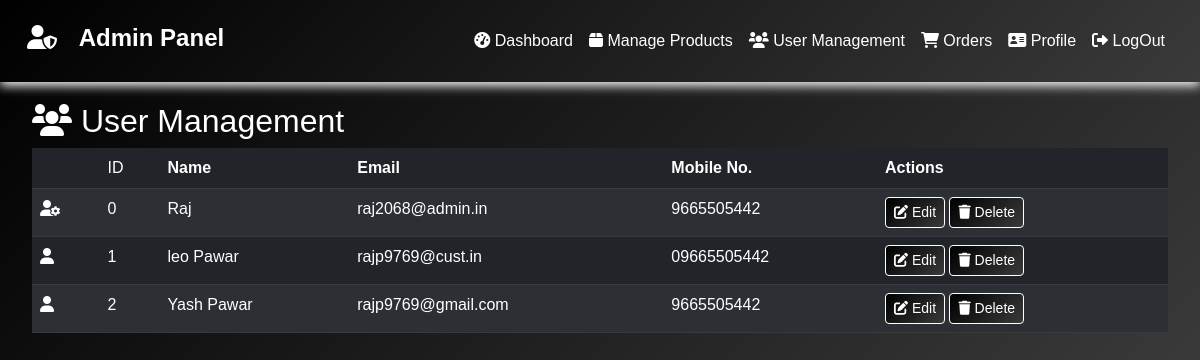
Page /usermanage/ on the earlier database version.
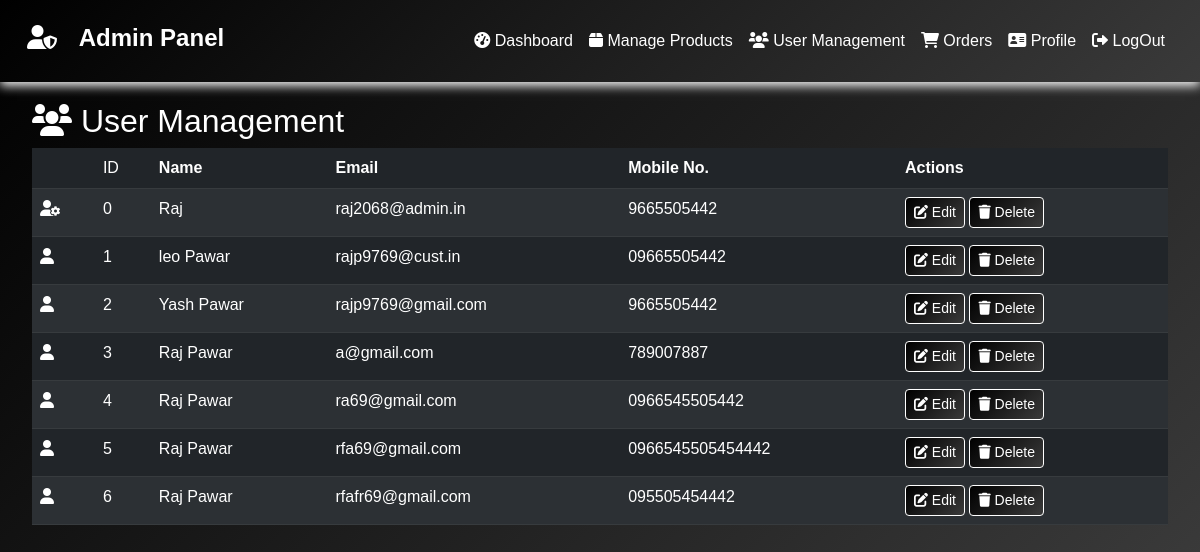
Same page on the later database version.
### RevApp/models.py (models this page shows)
class AdminModel(models.Model):
    adminEmailId=models.CharField(max_length=100,primary_key=True)
    adminPassword=models.CharField(max_length=100,null=False)
    adminName=models.CharField(max_length=100)
    adminPhoneno=models.CharField(max_length=20,null=False)

class UserModel(models.Model):
    FirstName=models.CharField(max_length=100,null=False)
    LastName=models.CharField(max_length=100,null=False)
    EmailId=models.CharField(max_length=100,null=False,primary_key=True)
    PhoneNo=models.CharField(max_length=100,null=False,unique=True)
    Password=models.CharField(max_length=100,null=False)
    DOB=models.CharField(max_length=100,null=False)
    Gender=models.CharField(max_length=100,null=False)
    StreetAddress=models.CharField(max_length=100,null=False)
    City=models.CharField(max_length=100,null=False)
    State=models.CharField(max_length=100,null=False)
    Country=models.CharField(max_length=100)
    PinCode=models.CharField(max_length=100,null=False)

### RevApp/views.py (the view)
# urls.py: path('usermanage/', views.usermanage, name='usermanage'),
def usermanage(request):
    user=UserModel.objects.all()
    admin=AdminModel.objects.all()
    return render(request,'usermanage.html',{'user':user,'admin':admin})

### template/usermanage.html
{% extends 'AdminBase.html' %}
{% load static %}
{% block container %}
    <div class="container-fluid">
            <main class="content">
                <h2><i class="fas fa-users"></i> User Management</h2>
                <table class="table table-dark table-striped">
                    <thead>
                        <tr>
                            <td> </td>
                            <td>ID</td>
                            <th>Name</th>
                            <th>Email</th>
                            <th>Mobile No.</th>
                            <th>Actions</th>
                        </tr>
                    </thead>
                    <tbody>
                        {% for i in admin %}
                        <tr>
                            <td> <i class="fa-solid fa-user-gear"></i> </td>
                            <td>{{ forloop.counter0 }}</td>
                            <td>{{i.adminName}}</td>
                            <td>{{i.adminEmailId}}</td>
                            <td>{{i.adminPhoneno}}</td>
                            <td>
                                <a href=""><button class="btn btn-warning btn-sm"><i class="fas fa-edit"></i> Edit</button></a>
                                <a href="{% url 'deleteuser' i.adminEmailId %}"><button class="btn btn-danger btn-sm"><i class="fas fa-trash"></i> Delete</button></a>
                            </td>
                        </tr>
                        {% endfor %}
                        {% for i in user %}
                        <tr>
                            <td> <i class="fa-solid fa-user"></i> </td>
                            <td>{{ forloop.counter }}</td>
                            <td>{{i.FirstName}} {{i.LastName}}</td>
                            <td>{{i.EmailId}}</td>
                            <td>{{i.PhoneNo}}</td>
                            <td>
                                <a href=""><button class="btn btn-warning btn-sm"><i class="fas fa-edit"></i> Edit</button></a>
                                <a href="{% url 'deleteuser' i.EmailId %}"><button class="btn btn-danger btn-sm"><i class="fas fa-trash"></i> Delete</button></a>
                            </td>
                        </tr>
                        {% endfor %}
                    </tbody>
                </table>
            </main>
        </div>
        {% endblock container %}

Differences in the rows shown:
added UserModel: FirstName "Raj", LastName "Pawar", EmailId "a@gmail.com", PhoneNo "789007887"
added UserModel: FirstName "Raj", LastName "Pawar", EmailId "ra69@gmail.com", PhoneNo "0966545505442"
added UserModel: FirstName "Raj", LastName "Pawar", EmailId "rfa69@gmail.com", PhoneNo "0966545505454442"
added UserModel: FirstName "Raj", LastName "Pawar", EmailId "rfafr69@gmail.com", PhoneNo "095505454442"
